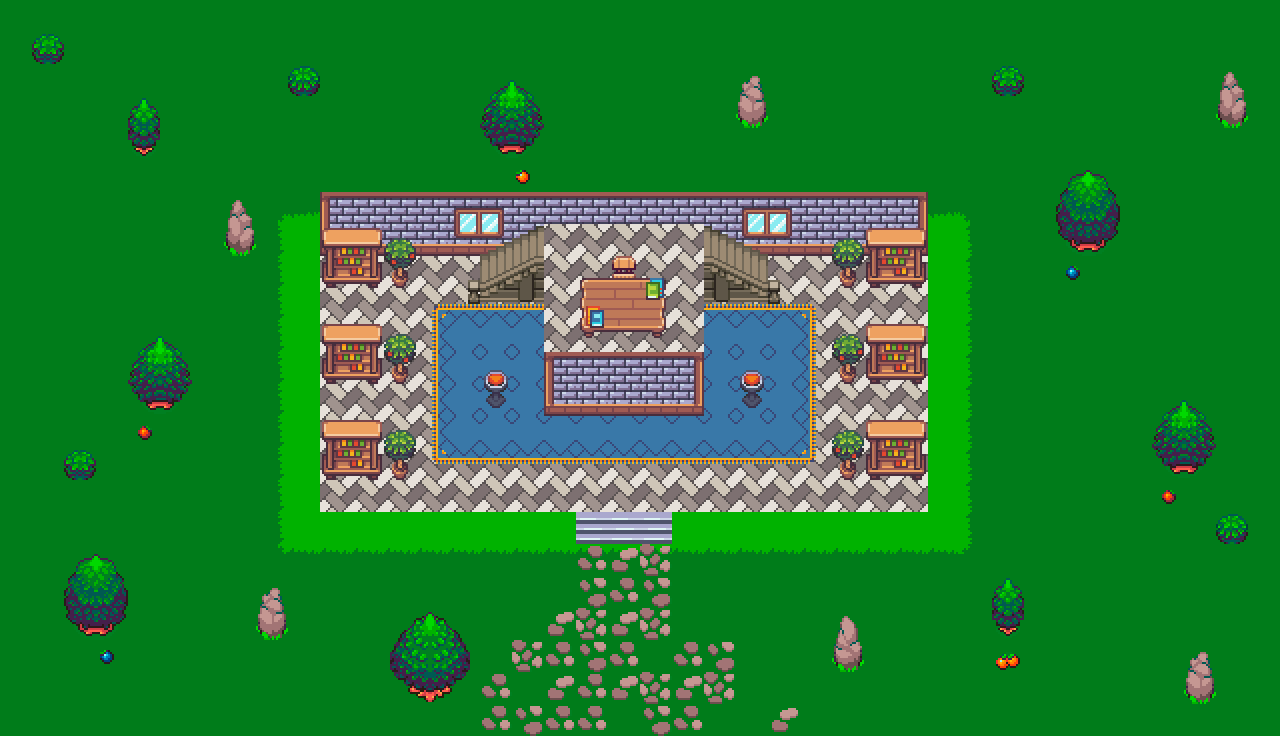

Tiled map render using the project's own tile images. Description and the map definition, with tile-layer contents summarised, below:
An orthogonal 40x23 tile map with 32x32 px tiles, 5 tile layers (Fondo, Extra, Extra2, Muebles, ...), 1 hidden layer not drawn, 3 tilesets.

<map version="1.4" tiledversion="1.4.3" orientation="orthogonal" renderorder="right-down" width="40" height="23" tilewidth="32" tileheight="32" infinite="0" nextlayerid="7" nextobjectid="1">
 <tileset firstgid="1" name="interior_tileset" tilewidth="32" tileheight="32" tilecount="768" columns="48">
  <image source="interior_tileset.png" width="1536" height="512" />
 </tileset>
 <tileset firstgid="769" name="map_tileset" tilewidth="32" tileheight="32" tilecount="768" columns="48">
  <image source="map_tileset.png" width="1536" height="512" />
 </tileset>
 <tileset firstgid="1537" name="hitboxes" tilewidth="32" tileheight="32" tilecount="20" columns="20">
  <image source="hitboxes.png" width="640" height="32" />
 </tileset>
 <layer id="1" name="Fondo" width="40" height="23">
  <data>[920 cells, 920 non-empty, 15 distinct tile ids]</data>
 </layer>
 <layer id="3" name="Extra" width="40" height="23">
  <data>[920 cells, 183 non-empty, 52 distinct tile ids]</data>
 </layer>
 <layer id="5" name="Extra2" width="40" height="23">
  <data>[920 cells, 36 non-empty, 7 distinct tile ids]</data>
 </layer>
 <layer id="4" name="Muebles" width="40" height="23">
  <data>[920 cells, 73 non-empty, 43 distinct tile ids]</data>
 </layer>
 <layer id="6" name="Extra3" width="40" height="23">
  <data>[920 cells, 7 non-empty, 7 distinct tile ids]</data>
 </layer>
 <layer id="2" name="Hitboxes" width="40" height="23" visible="0">
  <properties>
   <property name="draw" type="bool" value="false" />
  </properties>
  <data>[920 cells, 920 non-empty, 3 distinct tile ids]</data>
 </layer>
</map>
